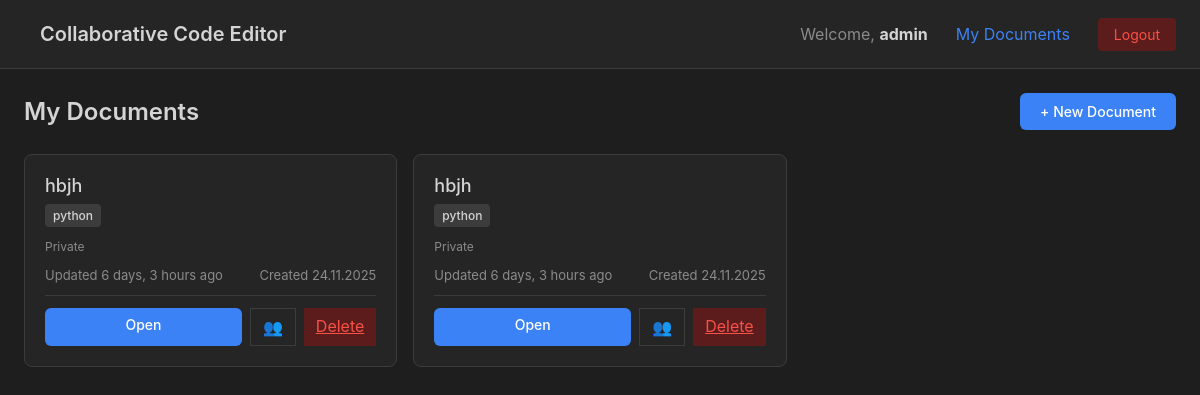
Before: / (signed in) with the older database file.
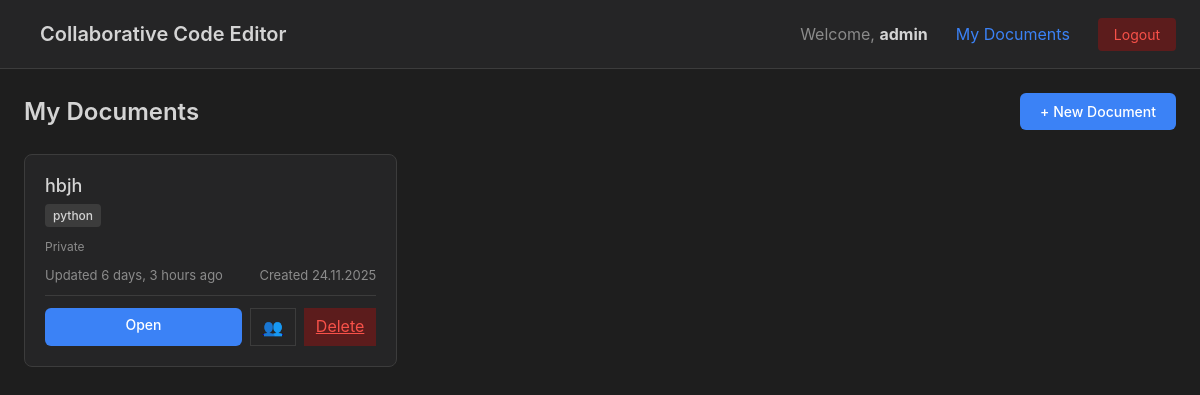
After: the same page with the newer database file.
### editor/models.py (models this page shows, shortened)
class Document(models.Model):
    id = models.UUIDField(primary_key=True, default=uuid.uuid4, editable=False)
    title = models.CharField(max_length=255)
    content = models.TextField(blank=True)
    language = models.CharField(max_length=50, default='python')
    created_by = models.ForeignKey(User, on_delete=models.CASCADE)
    created_at = models.DateTimeField(auto_now_add=True)
    updated_at = models.DateTimeField(auto_now=True)

### editor/views.py (the view)
# urls.py: path('', views.document_list, name='document_list'),
@login_required
def document_list(request):
    owned_documents = Document.objects.filter(created_by=request.user)
    shared_document_collabs = DocumentCollaborator.objects.filter(user=request.user).select_related('document', 'document__created_by')
    shared_documents = [(collab.document, collab.permission_level) for collab in shared_document_collabs ]
    context = {
        'owned_documents': owned_documents.order_by('-updated_at'),
        'shared_documents': shared_documents,
    }
    return render(request, 'editor/document_list.html', context)

### editor/templates/editor/document_list.html (shortened to what this page needs)
{% extends 'editor/base.html' %}
{% block extra_css %}
{% load static %}
<link rel="stylesheet" href="{% static 'css/document_list.css' %}">
{% endblock %}
{% block content %}
<div class="container">
    <div class="header">
        <h2>My Documents</h2>
        <a href="{% url 'create_document' %}" class="btn-primary">+ New Document</a>
    </div>
    {% if owned_documents %}
        <div class="document-grid">
            {% for doc in owned_documents %}
                <div class="document-card" style="position: relative;">
                    <a href="{% url 'editor' doc.id %}" style="text-decoration: none; color: inherit;">
                        <h3>{{ doc.title }}</h3>
                        <span class="language-badge">{{ doc.language }}</span>
                        <div style="margin-top: 8px;">
                            <span style="font-size: 12px; color: #8b8b8b;">
                                {% with collab_count=doc.collaborators.count %}
                                    {% if collab_count > 0 %}
                                        👥 {{ collab_count }} collaborator{{ collab_count|pluralize }}
                                    {% else %}
                                        Private
                                    {% endif %}
                                {% endwith %}
                            </span>
                        </div>
                        <div class="meta">
                            <span>Updated {{ doc.updated_at|timesince }} ago</span>
                            <span>Created {{ doc.created_at|date:"d.m.Y" }}</span>
                        </div>
                    </a>
                    <div style="margin-top: 12px; padding-top: 12px; border-top: 1px solid #3c3c3c; display: flex; gap: 8px;">
                        <a href="{% url 'editor' doc.id %}" class="btn-primary" style="flex: 1; text-align: center; padding: 8px;">Open</a>
                        <a href="{% url 'manage_collaborators' doc.id %}" class="btn-secondary" style="padding: 8px 12px; border: 1px solid #3c3c3c;">👥</a>
                        <a href="{% url 'delete_document' doc.id %}" class="btn-secondary" style="padding: 8px 12px; background: #5c1c1c; color: #f85149; border: none;">Delete</a>
                    </div>
                </div>
            {% endfor %}
        </div>
    {% else %}
        <div class="empty-state">
            <h3>No documents yet</h3>
            <p>Create your first collaborative document to get started</p>
        </div>
    {% endif %}
</div>
{% endblock %}

Changed rows visible on the page:
removed Document: title "hbjh", language "python", updated_at "6 days, 3 hours", created_at "24.11.2025"
